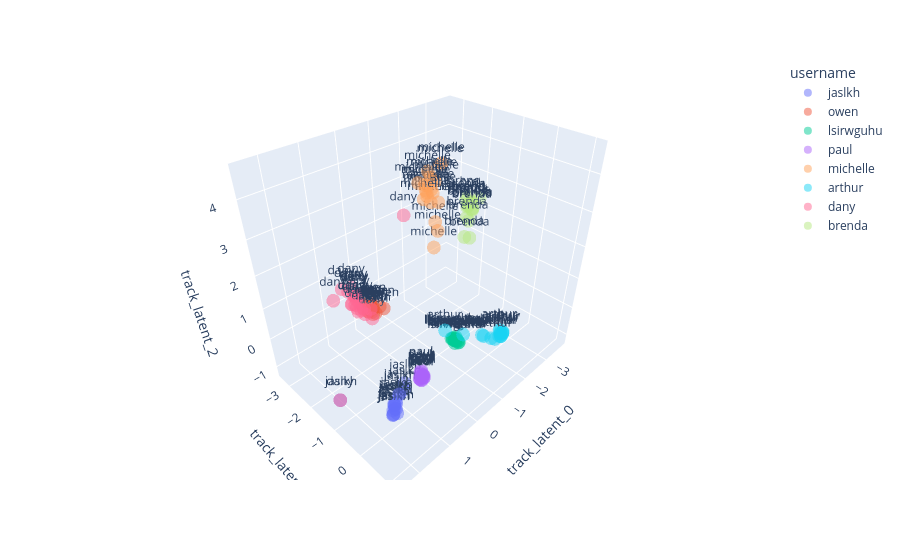
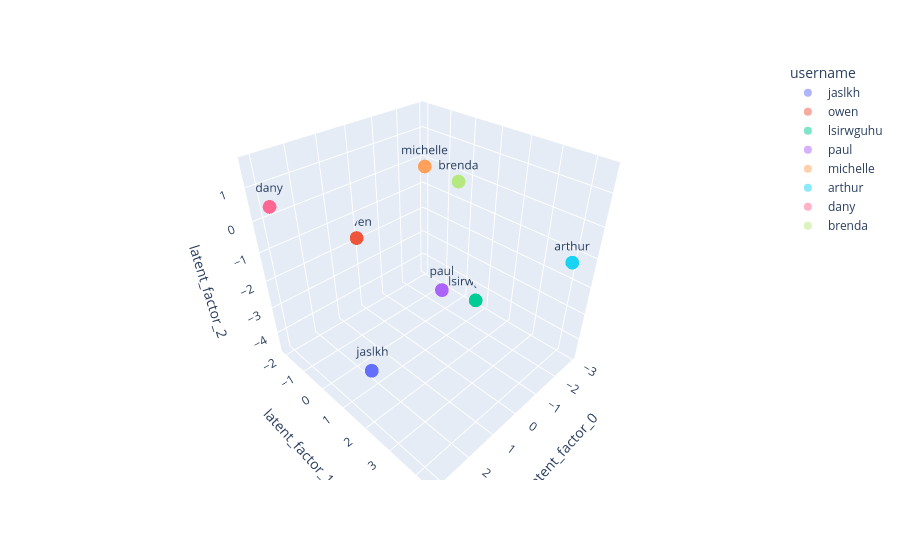

Source (notebook cell) for these figures, in order:
### Code cell
if lmf.num_factors <= 3:
    df_tracks = df_matrix_mf.copy()
    df_tracks = df_tracks.sample(frac=1) # Shuffle the dataframe
    df_tracks = df_tracks[:150] # Keep only 1000 tracks

    # Add item latent factors to the dataframe
    items_latent_columns = [f"track_latent_{i}" for i in range(lmf.num_factors)]
    for track_id in df_tracks["id"].unique():
        latent_factors = lmf.get_item_factors([matrix_mf.itemnames_to_ids([track_id])[0]]).tolist()
        df_tracks.loc[df_tracks["id"] == track_id, items_latent_columns] = latent_factors

    # Add user latent factors to the dataframe
    users_latent_columns = [f"latent_factor_{i}" for i in range(lmf.num_factors)]
    for user_id in df_tracks["username"].unique():
        latent_factors = lmf.get_user_factors([matrix_mf.usernames_to_ids([user_id])[0]]).tolist()
        df_tracks.loc[df_tracks["username"] == user_id, users_latent_columns] = latent_factors

    plotting.plot_latent_space(
        df=df_tracks,
        color=df_tracks["username"],
        text=df_tracks["username"],
        latent_columns=items_latent_columns,
    ).show()

    plotting.plot_latent_space(
        df=df_tracks,
        color=df_tracks["username"],
        text=df_tracks["username"],
        latent_columns=users_latent_columns,
    ).show()

### Figure 1 — Plotly figure (JSON) as saved in the notebook; plotly's stock layout.template omitted (floating-point values rounded to 4 significant figures)
{"data": [{"hovertemplate": "username=%{text}<br>track_latent_0=%{x}<br>track_latent_1=%{y}<br>track_latent_2=%{z}<extra></extra>", "legendgroup": "jaslkh", "marker": {"color": "#636efa", "opacity": 0.5, "symbol": "circle"}, "mode": "markers+text", "name": "jaslkh", "scene": "scene", "showlegend": true, "text": ["jaslkh", "jaslkh", "jaslkh", "jaslkh", "jaslkh", "jaslkh", "jaslkh", "jaslkh", "jaslkh", "jaslkh", "jaslkh", "jaslkh", "jaslkh", "jaslkh", "jaslkh", "jaslkh", "jaslkh"], "textposition": "top center", "type": "scatter3d", "x": [1.407, 0.8974, 1.419, 1.305, 1.252, 0.9736, 1.339, 1.098, 1.443, 1.136, 2.466, 1.39, 1.349, 1.315, 1.31, 1.317, 1.243], "y": [-0.2398, -0.3673, -0.2393, -0.3032, -0.311, -0.2952, -0.2656, -0.3609, -0.2258, -0.3087, -0.8659, -0.2687, -0.1737, -0.3138, -0.315, -0.2489, -0.3308], "z": [-1.176, -0.5581, -1.178, -0.9852, -0.9742, -0.6585, -1.042, -0.7503, -1.171, -0.7304, -0.2975, -1.081, -1.135, -0.9414, -0.9807, -1.076, -0.9111]}, {"hovertemplate": "username=%{text}<br>track_latent_0=%{x}<br>track_latent_1=%{y}<br>track_latent_2=%{z}<extra></extra>", "legendgroup": "owen", "marker": {"color": "#EF553B", "opacity": 0.5, "symbol": "circle"}, "mode": "markers+text", "name": "owen", "scene": "scene", "showlegend": true, "text": ["owen", "owen", "owen", "owen", "owen", "owen", "owen", "owen", "owen", "owen", "owen", "owen", "owen", "owen", "owen", "owen", "owen", "owen", "owen"], "textposition": "top center", "type": "scatter3d", "x": [-0.2502, -0.3294, -0.2024, -0.3613, -0.2738, -0.1634, -0.3613, -0.226, -0.1599, -0.1325, -0.2036, -0.1807, -0.2779, -0.1748, -0.1143, -0.1809, -0.3597, -0.2305, -0.3123], "y": [-3.045, -3.035, -2.863, -3.157, -3.121, -2.831, -3.157, -3.131, -3.257, -3.011, -3.378, -3.048, -3.262, -2.721, -2.969, -2.901, -2.755, -3.225, -2.509], "z": [-0.3425, -0.3523, -0.2681, -0.3356, -0.3922, -0.434, -0.3356, -0.4535, -0.4924, -0.4257, -0.414, -0.3969, -0.4338, -0.3311, -0.4005, -0.4055, -0.2185, -0.3231, -0.1192]}, {"hovertemplate": "username=%{text}<br>track_latent_0=%{x}<br>track_latent_1=%{y}<br>track_latent_2=%{z}<extra></extra>", "legendgroup": "lsirwguhu", "marker": {"color": "#00cc96", "opacity": 0.5, "symbol": "circle"}, "mode": "markers+text", "name": "lsirwguhu", "scene": "scene", "showlegend": true, "text": ["lsirwguhu", "lsirwguhu", "lsirwguhu", "lsirwguhu", "lsirwguhu", "lsirwguhu", "lsirwguhu", "lsirwguhu", "lsirwguhu", "lsirwguhu", "lsirwguhu", "lsirwguhu", "lsirwguhu", "lsirwguhu", "lsirwguhu", "lsirwguhu", "lsirwguhu", "lsirwguhu", "lsirwguhu"], "textposition": "top center", "type": "scatter3d", "x": [-1.344, -1.591, -1.448, -1.558, -1.497, -1.536, -1.369, -1.288, -1.435, -1.527, -1.494, -1.591, -1.344, -1.527, -1.436, -1.561, -1.455, -1.431, -1.398], "y": [-0.808, -0.7874, -0.8069, -0.8542, -0.8409, -0.8666, -0.765, -0.7993, -0.8191, -0.8439, -0.8396, -0.7904, -0.808, -0.774, -0.7773, -0.7925, -0.7753, -0.8324, -0.7652], "z": [-0.8356, -1.129, -1.069, -1.018, -0.971, -0.9216, -0.8514, -0.7869, -0.9622, -1.008, -0.9621, -1.121, -0.8356, -1.014, -0.9271, -1.056, -0.9601, -0.8654, -0.9043]}, {"hovertemplate": "username=%{text}<br>track_latent_0=%{x}<br>track_latent_1=%{y}<br>track_latent_2=%{z}<extra></extra>", "legendgroup": "paul", "marker": {"color": "#ab63fa", "opacity": 0.5, "symbol": "circle"}, "mode": "markers+text", "name": "paul", "scene": "scene", "showlegend": true, "text": ["paul", "paul", "paul", "paul", "paul", "paul", "paul", "paul", "paul", "paul", "paul", "paul", "paul", "paul", "paul", "paul", "paul", "paul"], "textposition": "top center", "type": "scatter3d", "x": [1.549, 1.621, 1.663, 1.687, 1.776, 1.462, 1.549, 1.773, 1.652, 1.499, 1.606, 1.553, 1.61, 1.538, 1.636, 1.743, 1.536, 1.528], "y": [0.9188, 1.036, 0.971, 1.075, 1.106, 0.8051, 0.9021, 1.141, 1.016, 0.9268, 0.9752, 0.9292, 1.038, 0.8565, 1.029, 1.066, 0.9382, 0.9502], "z": [1.199, 1.315, 1.218, 1.345, 1.383, 1.144, 1.323, 1.383, 1.213, 1.082, 1.22, 1.189, 1.267, 1.191, 1.324, 1.347, 1.212, 1.194]}, {"hovertemplate": "username=%{text}<br>track_latent_0=%{x}<br>track_latent_1=%{y}<br>track_latent_2=%{z}<extra></extra>", "legendgroup": "michelle", "marker": {"color": "#FFA15A", "opacity": 0.5, "symbol": "circle"}, "mode": "markers+text", "name": "michelle", "scene": "scene", "showlegend": true, "text": ["michelle", "michelle", "michelle", "michelle", "michelle", "michelle", "michelle", "michelle", "michelle", "michelle", "michelle", "michelle", "michelle", "michelle", "michelle", "michelle", "michelle", "michelle", "michelle", "michelle"], "textposition": "top center", "type": "scatter3d", "x": [-0.4412, -0.259, -0.2949, -0.7195, -0.7384, -0.3359, -0.4536, -0.08726, -0.2584, -0.2011, -0.493, -0.2797, -0.3035, -0.03648, -0.3829, -0.3068, -0.3502, -0.5532, -0.3613, -0.2385], "y": [-0.5745, -0.7463, -0.5556, -0.799, -0.7786, -0.7017, -0.5936, -0.6664, -0.8073, -0.7254, -0.7594, -0.7539, -0.7633, -0.78, -0.7816, -0.5355, -0.6553, -0.7675, -0.7179, -0.717], "z": [3.883, 4.117, 2.807, 4.601, 4.629, 3.877, 3.159, 4.051, 4.271, 4.198, 4.373, 4.271, 4.586, 4.406, 4.412, 3.468, 4.113, 4.285, 4.16, 4.051]}, {"hovertemplate": "username=%{text}<br>track_latent_0=%{x}<br>track_latent_1=%{y}<br>track_latent_2=%{z}<extra></extra>", "legendgroup": "arthur", "marker": {"color": "#19d3f3", "opacity": 0.5, "symbol": "circle"}, "mode": "markers+text", "name": "arthur", "scene": "scene", "showlegend": true, "text": ["arthur", "arthur", "arthur", "arthur", "arthur", "arthur", "arthur", "arthur", "arthur", "arthur", "arthur", "arthur", "arthur", "arthur", "arthur", "arthur", "arthur"], "textposition": "top center", "type": "scatter3d", "x": [-0.5922, -1.153, -0.5175, -1.178, -1.105, -0.9932, -1.153, -1.209, -0.864, -0.8549, -1.172, -1.174, -1.126, -1.181, -0.9466, -1.178, -1.127], "y": [0.1852, 0.8935, -0.351, 0.9353, 0.9027, 0.8652, 0.8935, 0.9226, 0.6129, 0.567, 0.9374, 0.8444, 0.9366, 0.8604, 0.7847, 0.9353, 0.9349], "z": [0.4579, 0.5936, 0.296, 0.6218, 0.5402, 0.4935, 0.5936, 0.6206, 0.5076, 0.5215, 0.5821, 0.6611, 0.5421, 0.6381, 0.496, 0.6218, 0.5455]}, {"hovertemplate": "username=%{text}<br>track_latent_0=%{x}<br>track_latent_1=%{y}<br>track_latent_2=%{z}<extra></extra>", "legendgroup": "dany", "marker": {"color": "#FF6692", "opacity": 0.5, "symbol": "circle"}, "mode": "markers+text", "name": "dany", "scene": "scene", "showlegend": true, "text": ["dany", "dany", "dany", "dany", "dany", "dany", "dany", "dany", "dany", "dany", "dany", "dany", "dany", "dany", "dany", "dany", "dany", "dany", "dany", "dany", "dany", "dany", "dany"], "textposition": "top center", "type": "scatter3d", "x": [1.256, 1.411, 1.226, 1.224, 1.442, 1.214, 1.226, 1.247, 1.548, 1.18, 1.333, 2.466, 0.0513, 1.692, 1.087, 1.185, 1.405, 1.206, 1.411, 1.057, 1.309, 1.131, 1.375], "y": [-1.551, -1.867, -1.896, -1.436, -1.247, -1.332, -1.633, -1.604, -1.331, -1.093, -1.144, -0.8659, -1.157, -1.838, -1.937, -1.732, -1.346, -1.519, -1.51, -1.292, -1.569, -1.791, -1.441], "z": [1.634, 1.839, 1.643, 1.344, 1.542, 1.441, 1.696, 1.692, 1.774, 1.281, 1.464, -0.2975, 3.53, 1.672, 1.684, 1.665, 1.574, 1.497, 1.597, 1.377, 1.752, 1.638, 1.59]}, {"hovertemplate": "username=%{text}<br>track_latent_0=%{x}<br>track_latent_1=%{y}<br>track_latent_2=%{z}<extra></extra>", "legendgroup": "brenda", "marker": {"color": "#B6E880", "opacity": 0.5, "symbol": "circle"}, "mode": "markers+text", "name": "brenda", "scene": "scene", "showlegend": true, "text": ["brenda", "brenda", "brenda", "brenda", "brenda", "brenda", "brenda", "brenda", "brenda", "brenda", "brenda", "brenda", "brenda", "brenda", "brenda", "brenda", "brenda"], "textposition": "top center", "type": "scatter3d", "x": [-3.305, -3.752, -3.305, -2.985, -2.577, -2.701, -3.472, -3.305, -3.465, -3.235, -3.419, -3.382, -3.497, -3.337, -3.259, -3.02, -3.306], "y": [-2.141, -2.082, -2.141, -1.82, -1.599, -1.515, -2.122, -1.987, -2.119, -2.102, -2.113, -2.285, -2.322, -2.153, -1.936, -1.919, -1.957], "z": [2.143, 2.247, 2.143, 1.9, 1.643, 1.598, 2.184, 2.092, 2.199, 2.14, 2.196, 2.25, 2.291, 2.169, 2.096, 1.955, 2.133]}], "layout": {"legend": {"title": {"text": "username"}, "tracegroupgap": 0}, "margin": {"t": 60}, "scene": {"domain": {"x": [0, 1], "y": [0, 1]}, "xaxis": {"title": {"text": "track_latent_0"}}, "yaxis": {"title": {"text": "track_latent_1"}}, "zaxis": {"title": {"text": "track_latent_2"}}}}}

### Figure 2 — Plotly figure (JSON) as saved in the notebook; plotly's stock layout.template omitted (floating-point values rounded to 4 significant figures)
{"data": [{"hovertemplate": "username=%{text}<br>latent_factor_0=%{x}<br>latent_factor_1=%{y}<br>latent_factor_2=%{z}<extra></extra>", "legendgroup": "jaslkh", "marker": {"color": "#636efa", "opacity": 0.5, "symbol": "circle"}, "mode": "markers+text", "name": "jaslkh", "scene": "scene", "showlegend": true, "text": ["jaslkh", "jaslkh", "jaslkh", "jaslkh", "jaslkh", "jaslkh", "jaslkh", "jaslkh", "jaslkh", "jaslkh", "jaslkh", "jaslkh", "jaslkh", "jaslkh", "jaslkh", "jaslkh", "jaslkh"], "textposition": "top center", "type": "scatter3d", "x": [2.357, 2.357, 2.357, 2.357, 2.357, 2.357, 2.357, 2.357, 2.357, 2.357, 2.357, 2.357, 2.357, 2.357, 2.357, 2.357, 2.357], "y": [1.209, 1.209, 1.209, 1.209, 1.209, 1.209, 1.209, 1.209, 1.209, 1.209, 1.209, 1.209, 1.209, 1.209, 1.209, 1.209, 1.209], "z": [-3.837, -3.837, -3.837, -3.837, -3.837, -3.837, -3.837, -3.837, -3.837, -3.837, -3.837, -3.837, -3.837, -3.837, -3.837, -3.837, -3.837]}, {"hovertemplate": "username=%{text}<br>latent_factor_0=%{x}<br>latent_factor_1=%{y}<br>latent_factor_2=%{z}<extra></extra>", "legendgroup": "owen", "marker": {"color": "#EF553B", "opacity": 0.5, "symbol": "circle"}, "mode": "markers+text", "name": "owen", "scene": "scene", "showlegend": true, "text": ["owen", "owen", "owen", "owen", "owen", "owen", "owen", "owen", "owen", "owen", "owen", "owen", "owen", "owen", "owen", "owen", "owen", "owen", "owen"], "textposition": "top center", "type": "scatter3d", "x": [0.1044, 0.1044, 0.1044, 0.1044, 0.1044, 0.1044, 0.1044, 0.1044, 0.1044, 0.1044, 0.1044, 0.1044, 0.1044, 0.1044, 0.1044, 0.1044, 0.1044, 0.1044, 0.1044], "y": [-2.051, -2.051, -2.051, -2.051, -2.051, -2.051, -2.051, -2.051, -2.051, -2.051, -2.051, -2.051, -2.051, -2.051, -2.051, -2.051, -2.051, -2.051, -2.051], "z": [-1.822, -1.822, -1.822, -1.822, -1.822, -1.822, -1.822, -1.822, -1.822, -1.822, -1.822, -1.822, -1.822, -1.822, -1.822, -1.822, -1.822, -1.822, -1.822]}, {"hovertemplate": "username=%{text}<br>latent_factor_0=%{x}<br>latent_factor_1=%{y}<br>latent_factor_2=%{z}<extra></extra>", "legendgroup": "lsirwguhu", "marker": {"color": "#00cc96", "opacity": 0.5, "symbol": "circle"}, "mode": "markers+text", "name": "lsirwguhu", "scene": "scene", "showlegend": true, "text": ["lsirwguhu", "lsirwguhu", "lsirwguhu", "lsirwguhu", "lsirwguhu", "lsirwguhu", "lsirwguhu", "lsirwguhu", "lsirwguhu", "lsirwguhu", "lsirwguhu", "lsirwguhu", "lsirwguhu", "lsirwguhu", "lsirwguhu", "lsirwguhu", "lsirwguhu", "lsirwguhu", "lsirwguhu"], "textposition": "top center", "type": "scatter3d", "x": [-2.928, -2.928, -2.928, -2.928, -2.928, -2.928, -2.928, -2.928, -2.928, -2.928, -2.928, -2.928, -2.928, -2.928, -2.928, -2.928, -2.928, -2.928, -2.928], "y": [0.6148, 0.6148, 0.6148, 0.6148, 0.6148, 0.6148, 0.6148, 0.6148, 0.6148, 0.6148, 0.6148, 0.6148, 0.6148, 0.6148, 0.6148, 0.6148, 0.6148, 0.6148, 0.6148], "z": [-4.607, -4.607, -4.607, -4.607, -4.607, -4.607, -4.607, -4.607, -4.607, -4.607, -4.607, -4.607, -4.607, -4.607, -4.607, -4.607, -4.607, -4.607, -4.607]}, {"hovertemplate": "username=%{text}<br>latent_factor_0=%{x}<br>latent_factor_1=%{y}<br>latent_factor_2=%{z}<extra></extra>", "legendgroup": "paul", "marker": {"color": "#ab63fa", "opacity": 0.5, "symbol": "circle"}, "mode": "markers+text", "name": "paul", "scene": "scene", "showlegend": true, "text": ["paul", "paul", "paul", "paul", "paul", "paul", "paul", "paul", "paul", "paul", "paul", "paul", "paul", "paul", "paul", "paul", "paul", "paul"], "textposition": "top center", "type": "scatter3d", "x": [2.306, 2.306, 2.306, 2.306, 2.306, 2.306, 2.306, 2.306, 2.306, 2.306, 2.306, 2.306, 2.306, 2.306, 2.306, 2.306, 2.306, 2.306], "y": [3.813, 3.813, 3.813, 3.813, 3.813, 3.813, 3.813, 3.813, 3.813, 3.813, 3.813, 3.813, 3.813, 3.813, 3.813, 3.813, 3.813, 3.813], "z": [0.4346, 0.4346, 0.4346, 0.4346, 0.4346, 0.4346, 0.4346, 0.4346, 0.4346, 0.4346, 0.4346, 0.4346, 0.4346, 0.4346, 0.4346, 0.4346, 0.4346, 0.4346]}, {"hovertemplate": "username=%{text}<br>latent_factor_0=%{x}<br>latent_factor_1=%{y}<br>latent_factor_2=%{z}<extra></extra>", "legendgroup": "michelle", "marker": {"color": "#FFA15A", "opacity": 0.5, "symbol": "circle"}, "mode": "markers+text", "name": "michelle", "scene": "scene", "showlegend": true, "text": ["michelle", "michelle", "michelle", "michelle", "michelle", "michelle", "michelle", "michelle", "michelle", "michelle", "michelle", "michelle", "michelle", "michelle", "michelle", "michelle", "michelle", "michelle", "michelle", "michelle"], "textposition": "top center", "type": "scatter3d", "x": [0.09926, 0.09926, 0.09926, 0.09926, 0.09926, 0.09926, 0.09926, 0.09926, 0.09926, 0.09926, 0.09926, 0.09926, 0.09926, 0.09926, 0.09926, 0.09926, 0.09926, 0.09926, 0.09926, 0.09926], "y": [1.092, 1.092, 1.092, 1.092, 1.092, 1.092, 1.092, 1.092, 1.092, 1.092, 1.092, 1.092, 1.092, 1.092, 1.092, 1.092, 1.092, 1.092, 1.092, 1.092], "z": [1.633, 1.633, 1.633, 1.633, 1.633, 1.633, 1.633, 1.633, 1.633, 1.633, 1.633, 1.633, 1.633, 1.633, 1.633, 1.633, 1.633, 1.633, 1.633, 1.633]}, {"hovertemplate": "username=%{text}<br>latent_factor_0=%{x}<br>latent_factor_1=%{y}<br>latent_factor_2=%{z}<extra></extra>", "legendgroup": "arthur", "marker": {"color": "#19d3f3", "opacity": 0.5, "symbol": "circle"}, "mode": "markers+text", "name": "arthur", "scene": "scene", "showlegend": true, "text": ["arthur", "arthur", "arthur", "arthur", "arthur", "arthur", "arthur", "arthur", "arthur", "arthur", "arthur", "arthur", "arthur", "arthur", "arthur", "arthur", "arthur"], "textposition": "top center", "type": "scatter3d", "x": [-2.064, -2.064, -2.064, -2.064, -2.064, -2.064, -2.064, -2.064, -2.064, -2.064, -2.064, -2.064, -2.064, -2.064, -2.064, -2.064, -2.064], "y": [4.4, 4.4, 4.4, 4.4, 4.4, 4.4, 4.4, 4.4, 4.4, 4.4, 4.4, 4.4, 4.4, 4.4, 4.4, 4.4, 4.4], "z": [-0.7125, -0.7125, -0.7125, -0.7125, -0.7125, -0.7125, -0.7125, -0.7125, -0.7125, -0.7125, -0.7125, -0.7125, -0.7125, -0.7125, -0.7125, -0.7125, -0.7125]}, {"hovertemplate": "username=%{text}<br>latent_factor_0=%{x}<br>latent_factor_1=%{y}<br>latent_factor_2=%{z}<extra></extra>", "legendgroup": "dany", "marker": {"color": "#FF6692", "opacity": 0.5, "symbol": "circle"}, "mode": "markers+text", "name": "dany", "scene": "scene", "showlegend": true, "text": ["dany", "dany", "dany", "dany", "dany", "dany", "dany", "dany", "dany", "dany", "dany", "dany", "dany", "dany", "dany", "dany", "dany", "dany", "dany", "dany", "dany", "dany", "dany"], "textposition": "top center", "type": "scatter3d", "x": [3.122, 3.122, 3.122, 3.122, 3.122, 3.122, 3.122, 3.122, 3.122, 3.122, 3.122, 3.122, 3.122, 3.122, 3.122, 3.122, 3.122, 3.122, 3.122, 3.122, 3.122, 3.122, 3.122], "y": [-1.472, -1.472, -1.472, -1.472, -1.472, -1.472, -1.472, -1.472, -1.472, -1.472, -1.472, -1.472, -1.472, -1.472, -1.472, -1.472, -1.472, -1.472, -1.472, -1.472, -1.472, -1.472, -1.472], "z": [0.6746, 0.6746, 0.6746, 0.6746, 0.6746, 0.6746, 0.6746, 0.6746, 0.6746, 0.6746, 0.6746, 0.6746, 0.6746, 0.6746, 0.6746, 0.6746, 0.6746, 0.6746, 0.6746, 0.6746, 0.6746, 0.6746, 0.6746]}, {"hovertemplate": "username=%{text}<br>latent_factor_0=%{x}<br>latent_factor_1=%{y}<br>latent_factor_2=%{z}<extra></extra>", "legendgroup": "brenda", "marker": {"color": "#B6E880", "opacity": 0.5, "symbol": "circle"}, "mode": "markers+text", "name": "brenda", "scene": "scene", "showlegend": true, "text": ["brenda", "brenda", "brenda", "brenda", "brenda", "brenda", "brenda", "brenda", "brenda", "brenda", "brenda", "brenda", "brenda", "brenda", "brenda", "brenda", "brenda"], "textposition": "top center", "type": "scatter3d", "x": [-2.334, -2.334, -2.334, -2.334, -2.334, -2.334, -2.334, -2.334, -2.334, -2.334, -2.334, -2.334, -2.334, -2.334, -2.334, -2.334, -2.334], "y": [0.09957, 0.09957, 0.09957, 0.09957, 0.09957, 0.09957, 0.09957, 0.09957, 0.09957, 0.09957, 0.09957, 0.09957, 0.09957, 0.09957, 0.09957, 0.09957, 0.09957], "z": [0.07535, 0.07535, 0.07535, 0.07535, 0.07535, 0.07535, 0.07535, 0.07535, 0.07535, 0.07535, 0.07535, 0.07535, 0.07535, 0.07535, 0.07535, 0.07535, 0.07535]}], "layout": {"legend": {"title": {"text": "username"}, "tracegroupgap": 0}, "margin": {"t": 60}, "scene": {"domain": {"x": [0, 1], "y": [0, 1]}, "xaxis": {"title": {"text": "latent_factor_0"}}, "yaxis": {"title": {"text": "latent_factor_1"}}, "zaxis": {"title": {"text": "latent_factor_2"}}}}}
